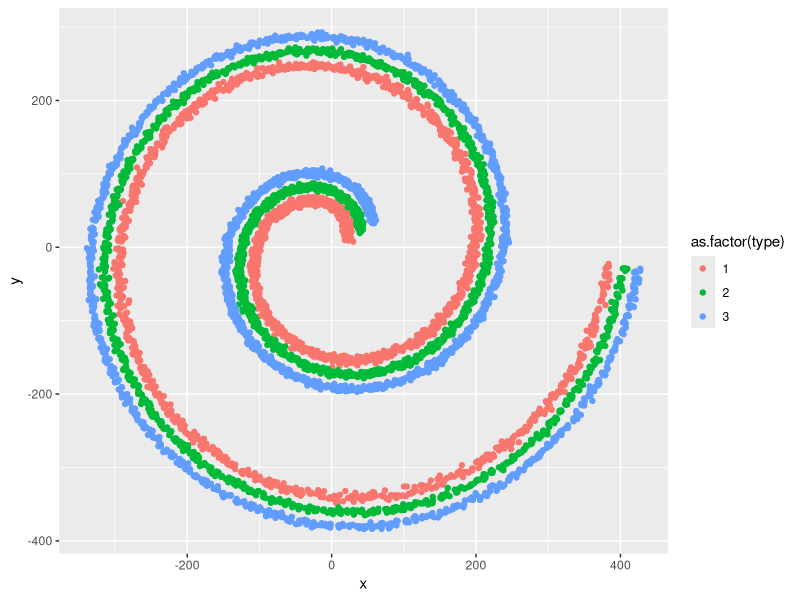
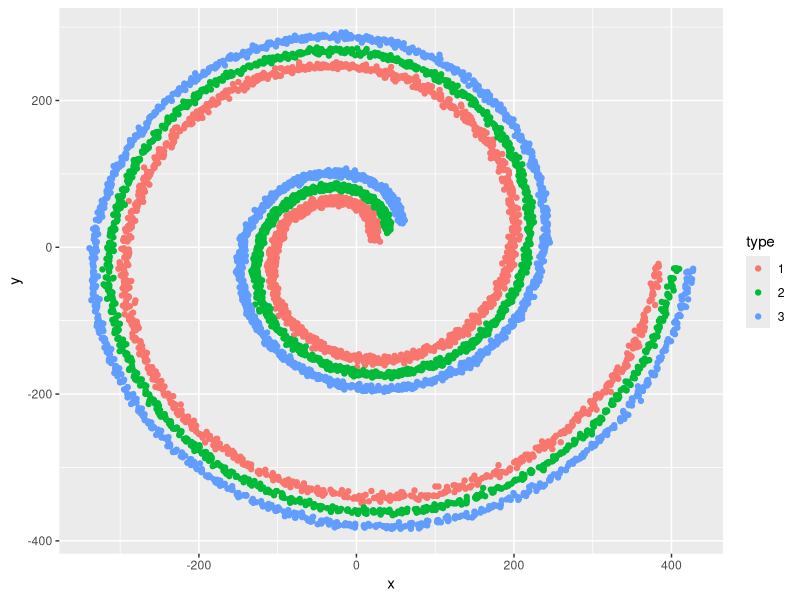

Write the R code that produced these figures, in order.
library(ggplot2)
library(mvtnorm)
library(assertthat)

n = 1000
a = 10
b = 20
theta = pi/6
step = 0.03
disturbance = 5
cov.factor = 6



GenData <- function(no.classes, param.vector, save.csv = TRUE, save.pdf = TRUE){
    #-------------------------------------------------------------
    
    #check that no.classes and length of parameter list is same
    assert_that(no.classes == length(param.vector))
    
    #generate data
    data <- data.frame(x = as.numeric(), y = numeric(), type = numeric())
    
    for(i in 1:no.classes) {
        temp <- GetSpiral(param.vector[[i]][1], param.vector[[i]][2], param.vector[[i]][3],
                          param.vector[[i]][4], param.vector[[i]][5], param.vector[[i]][6],
                          param.vector[[i]][7])
        temp$type <- rep(i, param.vector[[i]][1])
            
        data <- rbind(data, temp)
        
    }
    data$type <- as.factor(data$type)
    
    
    
    #import csv is flag raised
    if(save.csv == TRUE){
        write.csv(data, file = "data.csv", row.names = FALSE)
    }
    
    if(save.pdf == TRUE)  {
        pdf("plot.pdf", width=5, height=5)
        print(ggplot(data = data, aes(x = x, y= y, col = type)) + geom_point())
        dev.off()
    }
    
    return(data)
}

GetSpiral <- function(n, a, b, theta, step, disturbance , cov.factor) {
    n <- n/disturbance
    data <- data.frame(x = as.numeric(), y = numeric())
    
    for(i in 0 :(n -1)) {
        polar <- a + b * (theta + i * step)
        coords <- c(polar * cos(theta + i * step), polar * sin(theta + i * step))
        data.temp <- as.data.frame(rmvnorm(n = disturbance, mean = coords, sigma = cov.factor * diag(2)))
        data <- rbind(data, data.temp)
    }
    
    names(data) <- c("x", "y")
    data
}

param.vector <- list(class1 = c(n = 2000, a = 10, b = 30, theta = pi/6, step = 0.03, disturbance = 5,
                                cov.factor = 10),
                     class2 = c(n = 2000, a = 30, b = 30, theta = pi/6, step = 0.03, disturbance = 5,
                                cov.factor = 6),
                     class3 = c(n = 2000, a = 50, b = 30, theta = pi/6, step = 0.03, disturbance = 5,
                                cov.factor = 6))

data <- GenData(no.classes = 3, param.vector = param.vector)


ggplot(data = data, aes(x = x, y= y, col = as.factor(type))) + geom_point()
